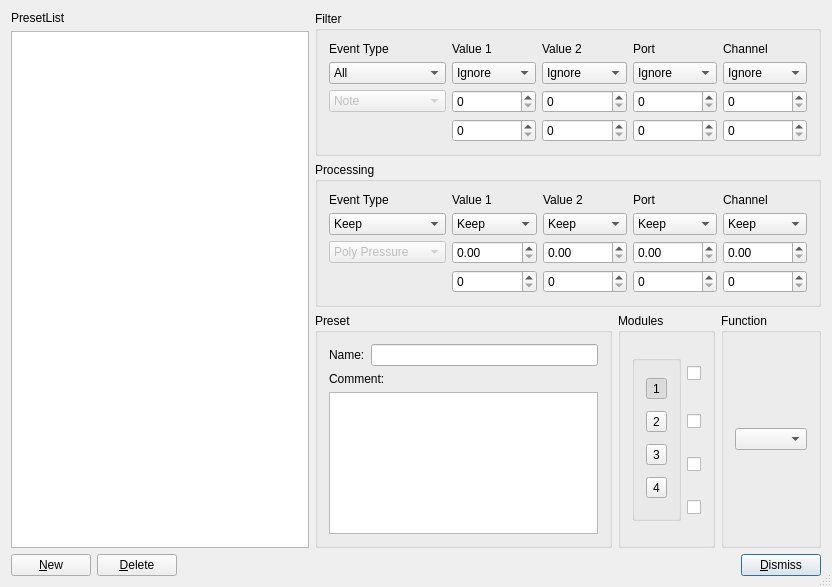
<?xml version="1.0" encoding="UTF-8"?>
<ui version="4.0">
 <class>MidiInputTransformDialogBase</class>
 <widget class="QDialog" name="MidiInputTransformDialogBase">
  <property name="geometry">
   <rect>
    <x>0</x>
    <y>0</y>
    <width>832</width>
    <height>587</height>
   </rect>
  </property>
  <property name="windowTitle">
   <string>MusE: Midi Input Transformator</string>
  </property>
  <property name="sizeGripEnabled">
   <bool>true</bool>
  </property>
  <layout class="QGridLayout">
   <property name="margin">
    <number>11</number>
   </property>
   <property name="spacing">
    <number>6</number>
   </property>
   <item row="0" column="1" colspan="3">
    <widget class="QGroupBox" name="GroupBox3">
     <property name="title">
      <string>Filter</string>
     </property>
     <layout class="QGridLayout">
      <property name="margin">
       <number>11</number>
      </property>
      <property name="spacing">
       <number>6</number>
      </property>
      <item row="1" column="0">
       <widget class="QComboBox" name="selEventOp">
        <item>
         <property name="text">
          <string>All</string>
         </property>
        </item>
        <item>
         <property name="text">
          <string>Equal</string>
         </property>
        </item>
        <item>
         <property name="text">
          <string>Unequal</string>
         </property>
        </item>
       </widget>
      </item>
      <item row="2" column="0">
       <widget class="QComboBox" name="selType">
        <property name="enabled">
         <bool>false</bool>
        </property>
        <item>
         <property name="text">
          <string>Note</string>
         </property>
        </item>
        <item>
         <property name="text">
          <string>Poly Pressure</string>
         </property>
        </item>
        <item>
         <property name="text">
          <string>Control Change</string>
         </property>
        </item>
        <item>
         <property name="text">
          <string>Aftertouch</string>
         </property>
        </item>
        <item>
         <property name="text">
          <string>Pitch Bend</string>
         </property>
        </item>
        <item>
         <property name="text">
          <string>NRPN</string>
         </property>
        </item>
        <item>
         <property name="text">
          <string>RPN</string>
         </property>
        </item>
       </widget>
      </item>
      <item row="0" column="2">
       <widget class="QLabel" name="TextLabel3">
        <property name="text">
         <string>Value 2</string>
        </property>
        <property name="wordWrap">
         <bool>false</bool>
        </property>
       </widget>
      </item>
      <item row="0" column="1">
       <widget class="QLabel" name="TextLabel2">
        <property name="text">
         <string>Value 1</string>
        </property>
        <property name="wordWrap">
         <bool>false</bool>
        </property>
       </widget>
      </item>
      <item row="0" column="0">
       <widget class="QLabel" name="TextLabel1">
        <property name="text">
         <string>Event Type</string>
        </property>
        <property name="wordWrap">
         <bool>false</bool>
        </property>
       </widget>
      </item>
      <item row="1" column="1">
       <widget class="QComboBox" name="selVal1Op">
        <item>
         <property name="text">
          <string>Ignore</string>
         </property>
        </item>
        <item>
         <property name="text">
          <string>Equal</string>
         </property>
        </item>
        <item>
         <property name="text">
          <string>Unequal</string>
         </property>
        </item>
        <item>
         <property name="text">
          <string>Higher</string>
         </property>
        </item>
        <item>
         <property name="text">
          <string>Lower</string>
         </property>
        </item>
        <item>
         <property name="text">
          <string>Inside</string>
         </property>
        </item>
        <item>
         <property name="text">
          <string>Outside</string>
         </property>
        </item>
       </widget>
      </item>
      <item row="3" column="1">
       <widget class="QSpinBox" name="selVal1b">
        <property name="maximum">
         <number>127</number>
        </property>
       </widget>
      </item>
      <item row="3" column="2">
       <widget class="QSpinBox" name="selVal2b">
        <property name="maximum">
         <number>127</number>
        </property>
       </widget>
      </item>
      <item row="2" column="1">
       <widget class="QSpinBox" name="selVal1a">
        <property name="maximum">
         <number>127</number>
        </property>
       </widget>
      </item>
      <item row="1" column="2">
       <widget class="QComboBox" name="selVal2Op">
        <item>
         <property name="text">
          <string>Ignore</string>
         </property>
        </item>
        <item>
         <property name="text">
          <string>Equal</string>
         </property>
        </item>
        <item>
         <property name="text">
          <string>Unequal</string>
         </property>
        </item>
        <item>
         <property name="text">
          <string>Higher</string>
         </property>
        </item>
        <item>
         <property name="text">
          <string>Lower</string>
         </property>
        </item>
        <item>
         <property name="text">
          <string>Inside</string>
         </property>
        </item>
        <item>
         <property name="text">
          <string>Outside</string>
         </property>
        </item>
       </widget>
      </item>
      <item row="1" column="3">
       <widget class="QComboBox" name="selPortOp">
        <item>
         <property name="text">
          <string>Ignore</string>
         </property>
        </item>
        <item>
         <property name="text">
          <string>Equal</string>
         </property>
        </item>
        <item>
         <property name="text">
          <string>Unequal</string>
         </property>
        </item>
        <item>
         <property name="text">
          <string>Higher</string>
         </property>
        </item>
        <item>
         <property name="text">
          <string>Lower</string>
         </property>
        </item>
        <item>
         <property name="text">
          <string>Inside</string>
         </property>
        </item>
        <item>
         <property name="text">
          <string>Outside</string>
         </property>
        </item>
       </widget>
      </item>
      <item row="1" column="4">
       <widget class="QComboBox" name="selChannelOp">
        <item>
         <property name="text">
          <string>Ignore</string>
         </property>
        </item>
        <item>
         <property name="text">
          <string>Equal</string>
         </property>
        </item>
        <item>
         <property name="text">
          <string>Unequal</string>
         </property>
        </item>
        <item>
         <property name="text">
          <string>Higher</string>
         </property>
        </item>
        <item>
         <property name="text">
          <string>Lower</string>
         </property>
        </item>
        <item>
         <property name="text">
          <string>Inside</string>
         </property>
        </item>
        <item>
         <property name="text">
          <string>Outside</string>
         </property>
        </item>
       </widget>
      </item>
      <item row="0" column="4">
       <widget class="QLabel" name="TextLabel2_2">
        <property name="text">
         <string>Channel</string>
        </property>
        <property name="wordWrap">
         <bool>false</bool>
        </property>
       </widget>
      </item>
      <item row="0" column="3">
       <widget class="QLabel" name="TextLabel1_3">
        <property name="text">
         <string>Port</string>
        </property>
        <property name="wordWrap">
         <bool>false</bool>
        </property>
       </widget>
      </item>
      <item row="2" column="2">
       <widget class="QSpinBox" name="selVal2a">
        <property name="maximum">
         <number>127</number>
        </property>
       </widget>
      </item>
      <item row="2" column="4">
       <widget class="QSpinBox" name="selChannelVala">
        <property name="maximum">
         <number>127</number>
        </property>
       </widget>
      </item>
      <item row="2" column="3">
       <widget class="QSpinBox" name="selPortVala">
        <property name="maximum">
         <number>127</number>
        </property>
       </widget>
      </item>
      <item row="3" column="4">
       <widget class="QSpinBox" name="selChannelValb">
        <property name="maximum">
         <number>127</number>
        </property>
       </widget>
      </item>
      <item row="3" column="3">
       <widget class="QSpinBox" name="selPortValb">
        <property name="maximum">
         <number>127</number>
        </property>
       </widget>
      </item>
     </layout>
    </widget>
   </item>
   <item row="1" column="1" colspan="3">
    <widget class="QGroupBox" name="GroupBox5">
     <property name="title">
      <string>Processing</string>
     </property>
     <layout class="QGridLayout">
      <property name="margin">
       <number>11</number>
      </property>
      <property name="spacing">
       <number>6</number>
      </property>
      <item row="0" column="0">
       <widget class="QLabel" name="TextLabel5">
        <property name="text">
         <string>Event Type</string>
        </property>
        <property name="wordWrap">
         <bool>false</bool>
        </property>
       </widget>
      </item>
      <item row="1" column="0">
       <widget class="QComboBox" name="procEventOp">
        <item>
         <property name="text">
          <string>Keep</string>
         </property>
        </item>
        <item>
         <property name="text">
          <string>Fix</string>
         </property>
        </item>
       </widget>
      </item>
      <item row="2" column="0">
       <widget class="QComboBox" name="procType">
        <property name="enabled">
         <bool>false</bool>
        </property>
        <item>
         <property name="text">
          <string>Poly Pressure</string>
         </property>
        </item>
        <item>
         <property name="text">
          <string>Control Change</string>
         </property>
        </item>
        <item>
         <property name="text">
          <string>Aftertouch</string>
         </property>
        </item>
        <item>
         <property name="text">
          <string>Pitch Bend</string>
         </property>
        </item>
        <item>
         <property name="text">
          <string>NRPN</string>
         </property>
        </item>
        <item>
         <property name="text">
          <string>RPN</string>
         </property>
        </item>
       </widget>
      </item>
      <item row="1" column="1">
       <widget class="QComboBox" name="procVal1Op">
        <item>
         <property name="text">
          <string>Keep</string>
         </property>
        </item>
        <item>
         <property name="text">
          <string>Plus</string>
         </property>
        </item>
        <item>
         <property name="text">
          <string>Minus</string>
         </property>
        </item>
        <item>
         <property name="text">
          <string>Multiply</string>
         </property>
        </item>
        <item>
         <property name="text">
          <string>Divide</string>
         </property>
        </item>
        <item>
         <property name="text">
          <string>Fix</string>
         </property>
        </item>
        <item>
         <property name="text">
          <string>Value 2</string>
         </property>
        </item>
        <item>
         <property name="text">
          <string>Invert</string>
         </property>
        </item>
        <item>
         <property name="text">
          <string>ScaleMap</string>
         </property>
        </item>
        <item>
         <property name="text">
          <string>Flip</string>
         </property>
        </item>
        <item>
         <property name="text">
          <string>Dyn</string>
         </property>
        </item>
        <item>
         <property name="text">
          <string>Random</string>
         </property>
        </item>
       </widget>
      </item>
      <item row="0" column="1">
       <widget class="QLabel" name="TextLabel6">
        <property name="text">
         <string>Value 1</string>
        </property>
        <property name="wordWrap">
         <bool>false</bool>
        </property>
       </widget>
      </item>
      <item row="0" column="2">
       <widget class="QLabel" name="TextLabel7">
        <property name="text">
         <string>Value 2</string>
        </property>
        <property name="wordWrap">
         <bool>false</bool>
        </property>
       </widget>
      </item>
      <item row="3" column="1">
       <widget class="QSpinBox" name="procVal1b">
        <property name="maximum">
         <number>9999</number>
        </property>
       </widget>
      </item>
      <item row="3" column="2">
       <widget class="QSpinBox" name="procVal2b">
        <property name="maximum">
         <number>9999</number>
        </property>
       </widget>
      </item>
      <item row="2" column="1">
       <widget class="SpinBoxFP" name="procVal1a">
         <property name="maximum" stdset="0">
         <number>99999999</number>
        </property>
       </widget>
      </item>
      <item row="3" column="4">
       <widget class="QSpinBox" name="procChannelValb">
        <property name="maximum">
         <number>127</number>
        </property>
       </widget>
      </item>
      <item row="3" column="3">
       <widget class="QSpinBox" name="procPortValb">
        <property name="maximum">
         <number>127</number>
        </property>
       </widget>
      </item>
      <item row="0" column="3">
       <widget class="QLabel" name="TextLabel1_3_2">
        <property name="text">
         <string>Port</string>
        </property>
        <property name="wordWrap">
         <bool>false</bool>
        </property>
       </widget>
      </item>
      <item row="1" column="2">
       <widget class="QComboBox" name="procVal2Op">
        <item>
         <property name="text">
          <string>Keep</string>
         </property>
        </item>
        <item>
         <property name="text">
          <string>Plus</string>
         </property>
        </item>
        <item>
         <property name="text">
          <string>Minus</string>
         </property>
        </item>
        <item>
         <property name="text">
          <string>Multiply</string>
         </property>
        </item>
        <item>
         <property name="text">
          <string>Divide</string>
         </property>
        </item>
        <item>
         <property name="text">
          <string>Fix</string>
         </property>
        </item>
        <item>
         <property name="text">
          <string>Value 1</string>
         </property>
        </item>
        <item>
         <property name="text">
          <string>Invert</string>
         </property>
        </item>
        <item>
         <property name="text">
          <string>Dyn</string>
         </property>
        </item>
        <item>
         <property name="text">
          <string>Random</string>
         </property>
        </item>
       </widget>
      </item>
      <item row="1" column="4">
       <widget class="QComboBox" name="procChannelOp">
        <item>
         <property name="text">
          <string>Keep</string>
         </property>
        </item>
        <item>
         <property name="text">
          <string>Plus</string>
         </property>
        </item>
        <item>
         <property name="text">
          <string>Minus</string>
         </property>
        </item>
        <item>
         <property name="text">
          <string>Multiply</string>
         </property>
        </item>
        <item>
         <property name="text">
          <string>Divide</string>
         </property>
        </item>
        <item>
         <property name="text">
          <string>Fix</string>
         </property>
        </item>
        <item>
         <property name="text">
          <string>Value 1</string>
         </property>
        </item>
        <item>
         <property name="text">
          <string>Invert</string>
         </property>
        </item>
        <item>
         <property name="text">
          <string>Dyn</string>
         </property>
        </item>
        <item>
         <property name="text">
          <string>Random</string>
         </property>
        </item>
       </widget>
      </item>
      <item row="1" column="3">
       <widget class="QComboBox" name="procPortOp">
        <item>
         <property name="text">
          <string>Keep</string>
         </property>
        </item>
        <item>
         <property name="text">
          <string>Plus</string>
         </property>
        </item>
        <item>
         <property name="text">
          <string>Minus</string>
         </property>
        </item>
        <item>
         <property name="text">
          <string>Multiply</string>
         </property>
        </item>
        <item>
         <property name="text">
          <string>Divide</string>
         </property>
        </item>
        <item>
         <property name="text">
          <string>Fix</string>
         </property>
        </item>
        <item>
         <property name="text">
          <string>Value 1</string>
         </property>
        </item>
        <item>
         <property name="text">
          <string>Invert</string>
         </property>
        </item>
        <item>
         <property name="text">
          <string>Dyn</string>
         </property>
        </item>
        <item>
         <property name="text">
          <string>Random</string>
         </property>
        </item>
       </widget>
      </item>
      <item row="0" column="4">
       <widget class="QLabel" name="TextLabel2_2_2">
        <property name="text">
         <string>Channel</string>
        </property>
        <property name="wordWrap">
         <bool>false</bool>
        </property>
       </widget>
      </item>
      <item row="2" column="2">
        <widget class="SpinBoxFP" name="procVal2a">
          <property name="maximum" stdset="0">
         <number>99999999</number>
        </property>
       </widget>
      </item>
      <item row="2" column="3">
        <widget class="SpinBoxFP" name="procPortVala">
          <property name="maximum" stdset="0">
         <number>99999999</number>
        </property>
       </widget>
      </item>
      <item row="2" column="4">
        <widget class="SpinBoxFP" name="procChannelVala">
          <property name="maximum" stdset="0">
         <number>99999999</number>
        </property>
       </widget>
      </item>
     </layout>
    </widget>
   </item>
   <item row="2" column="2">
    <widget class="QGroupBox" name="GroupBox5_2">
     <property name="sizePolicy">
      <sizepolicy hsizetype="Maximum" vsizetype="Preferred">
       <horstretch>0</horstretch>
       <verstretch>0</verstretch>
      </sizepolicy>
     </property>
     <property name="title">
      <string>Modules</string>
     </property>
     <layout class="QGridLayout">
      <property name="margin">
       <number>11</number>
      </property>
      <property name="spacing">
       <number>6</number>
      </property>
      <item row="0" column="0" rowspan="4">
       <widget class="QGroupBox" name="modulBox">
        <property name="sizePolicy">
         <sizepolicy hsizetype="Preferred" vsizetype="Expanding">
          <horstretch>0</horstretch>
          <verstretch>0</verstretch>
         </sizepolicy>
        </property>
        <property name="title">
         <string/>
        </property>
        <property name="flat">
         <bool>true</bool>
        </property>
        <property name="lineWidth" stdset="0">
         <number>0</number>
        </property>
        <property name="exclusive" stdset="0">
         <bool>true</bool>
        </property>
        <layout class="QVBoxLayout">
         <item>
          <widget class="QToolButton" name="modul1select">
           <property name="text">
            <string>1</string>
           </property>
           <property name="checkable">
            <bool>true</bool>
           </property>
           <property name="checked">
            <bool>true</bool>
           </property>
          </widget>
         </item>
         <item>
          <widget class="QToolButton" name="modul2select">
           <property name="text">
            <string>2</string>
           </property>
           <property name="checkable">
            <bool>true</bool>
           </property>
          </widget>
         </item>
         <item>
          <widget class="QToolButton" name="modul3select">
           <property name="text">
            <string>3</string>
           </property>
           <property name="checkable">
            <bool>true</bool>
           </property>
          </widget>
         </item>
         <item>
          <widget class="QToolButton" name="modul4select">
           <property name="text">
            <string>4</string>
           </property>
           <property name="checkable">
            <bool>true</bool>
           </property>
          </widget>
         </item>
        </layout>
       </widget>
      </item>
      <item row="0" column="1">
       <widget class="QCheckBox" name="modul1enable">
        <property name="sizePolicy">
         <sizepolicy hsizetype="Maximum" vsizetype="Fixed">
          <horstretch>0</horstretch>
          <verstretch>0</verstretch>
         </sizepolicy>
        </property>
        <property name="toolTip">
         <string>enable modul 1</string>
        </property>
        <property name="text">
         <string/>
        </property>
       </widget>
      </item>
      <item row="1" column="1">
       <widget class="QCheckBox" name="modul2enable">
        <property name="sizePolicy">
         <sizepolicy hsizetype="Maximum" vsizetype="Fixed">
          <horstretch>0</horstretch>
          <verstretch>0</verstretch>
         </sizepolicy>
        </property>
        <property name="toolTip">
         <string>enable modul 2</string>
        </property>
        <property name="text">
         <string/>
        </property>
       </widget>
      </item>
      <item row="2" column="1">
       <widget class="QCheckBox" name="modul3enable">
        <property name="sizePolicy">
         <sizepolicy hsizetype="Maximum" vsizetype="Fixed">
          <horstretch>0</horstretch>
          <verstretch>0</verstretch>
         </sizepolicy>
        </property>
        <property name="toolTip">
         <string>enable modul 3</string>
        </property>
        <property name="text">
         <string/>
        </property>
       </widget>
      </item>
      <item row="3" column="1">
       <widget class="QCheckBox" name="modul4enable">
        <property name="sizePolicy">
         <sizepolicy hsizetype="Maximum" vsizetype="Fixed">
          <horstretch>0</horstretch>
          <verstretch>0</verstretch>
         </sizepolicy>
        </property>
        <property name="toolTip">
         <string>enable modul 4</string>
        </property>
        <property name="text">
         <string/>
        </property>
       </widget>
      </item>
     </layout>
    </widget>
   </item>
   <item row="2" column="1">
    <widget class="QGroupBox" name="GroupBox6_2">
     <property name="sizePolicy">
      <sizepolicy hsizetype="MinimumExpanding" vsizetype="Preferred">
       <horstretch>0</horstretch>
       <verstretch>0</verstretch>
      </sizepolicy>
     </property>
     <property name="title">
      <string>Preset</string>
     </property>
     <layout class="QVBoxLayout">
      <property name="spacing">
       <number>6</number>
      </property>
      <property name="margin">
       <number>11</number>
      </property>
      <item>
       <layout class="QHBoxLayout">
        <property name="spacing">
         <number>6</number>
        </property>
        <property name="margin">
         <number>0</number>
        </property>
        <item>
         <widget class="QLabel" name="TextLabel13_2">
          <property name="text">
           <string>Name:</string>
          </property>
          <property name="wordWrap">
           <bool>false</bool>
          </property>
         </widget>
        </item>
        <item>
         <widget class="QLineEdit" name="nameEntry">
          <property name="sizePolicy">
           <sizepolicy hsizetype="MinimumExpanding" vsizetype="Fixed">
            <horstretch>0</horstretch>
            <verstretch>0</verstretch>
           </sizepolicy>
          </property>
         </widget>
        </item>
       </layout>
      </item>
      <item>
       <widget class="QLabel" name="TextLabel14_2">
        <property name="text">
         <string>Comment:</string>
        </property>
        <property name="wordWrap">
         <bool>false</bool>
        </property>
       </widget>
      </item>
      <item>
       <widget class="QTextEdit" name="commentEntry">
        <property name="sizePolicy">
         <sizepolicy hsizetype="Minimum" vsizetype="Expanding">
          <horstretch>0</horstretch>
          <verstretch>0</verstretch>
         </sizepolicy>
        </property>
       </widget>
      </item>
     </layout>
    </widget>
   </item>
   <item row="2" column="3">
    <widget class="QGroupBox" name="GroupBox7_2">
     <property name="sizePolicy">
      <sizepolicy hsizetype="Maximum" vsizetype="Preferred">
       <horstretch>0</horstretch>
       <verstretch>0</verstretch>
      </sizepolicy>
     </property>
     <property name="title">
      <string>Function</string>
     </property>
     <layout class="QVBoxLayout">
      <property name="spacing">
       <number>6</number>
      </property>
      <property name="margin">
       <number>11</number>
      </property>
      <item>
       <widget class="QComboBox" name="funcOp"/>
      </item>
     </layout>
    </widget>
   </item>
   <item row="3" column="0" colspan="4">
    <layout class="QHBoxLayout">
     <property name="spacing">
      <number>6</number>
     </property>
     <property name="margin">
      <number>0</number>
     </property>
     <item>
      <widget class="QPushButton" name="buttonNew">
       <property name="toolTip">
        <string>create new preset</string>
       </property>
       <property name="text">
        <string>&amp;New</string>
       </property>
       <property name="autoDefault">
        <bool>true</bool>
       </property>
      </widget>
     </item>
     <item>
      <widget class="QPushButton" name="buttonDelete">
       <property name="toolTip">
        <string>delete preset</string>
       </property>
       <property name="text">
        <string>&amp;Delete</string>
       </property>
       <property name="autoDefault">
        <bool>true</bool>
       </property>
      </widget>
     </item>
     <item>
      <spacer name="Horizontal Spacing2">
       <property name="orientation">
        <enum>Qt::Horizontal</enum>
       </property>
       <property name="sizeType">
        <enum>QSizePolicy::Expanding</enum>
       </property>
       <property name="sizeHint" stdset="0">
        <size>
         <width>20</width>
         <height>20</height>
        </size>
       </property>
      </spacer>
     </item>
     <item>
      <widget class="QPushButton" name="buttonOk">
       <property name="text">
        <string>&amp;Dismiss</string>
       </property>
       <property name="autoDefault">
        <bool>true</bool>
       </property>
       <property name="default">
        <bool>true</bool>
       </property>
      </widget>
     </item>
    </layout>
   </item>
   <item row="0" column="0" rowspan="3">
    <layout class="QVBoxLayout">
     <property name="spacing">
      <number>6</number>
     </property>
     <property name="margin">
      <number>0</number>
     </property>
     <item>
      <widget class="QLabel" name="TextLabel1_2">
       <property name="text">
        <string>PresetList</string>
       </property>
       <property name="wordWrap">
        <bool>false</bool>
       </property>
      </widget>
     </item>
     <item>
      <widget class="QListWidget" name="presetList">
       <property name="sizePolicy">
        <sizepolicy hsizetype="MinimumExpanding" vsizetype="MinimumExpanding">
         <horstretch>0</horstretch>
         <verstretch>0</verstretch>
        </sizepolicy>
       </property>
      </widget>
     </item>
    </layout>
   </item>
  </layout>
 </widget>
 <layoutdefault spacing="6" margin="11"/>
 <customwidgets>
   <customwidget>
     <class>SpinBoxFP</class>
     <extends>QDoubleSpinBox</extends>
     <header>spinboxFP.h</header>
   </customwidget>
 </customwidgets>
 <tabstops>
  <tabstop>selEventOp</tabstop>
  <tabstop>selType</tabstop>
  <tabstop>selVal1Op</tabstop>
  <tabstop>selVal1a</tabstop>
  <tabstop>selVal1b</tabstop>
  <tabstop>selVal2Op</tabstop>
  <tabstop>selVal2a</tabstop>
  <tabstop>selVal2b</tabstop>
  <tabstop>selPortOp</tabstop>
  <tabstop>selPortVala</tabstop>
  <tabstop>selPortValb</tabstop>
  <tabstop>selChannelOp</tabstop>
  <tabstop>selChannelVala</tabstop>
  <tabstop>selChannelValb</tabstop>
  <tabstop>procEventOp</tabstop>
  <tabstop>procType</tabstop>
  <tabstop>procVal1Op</tabstop>
  <tabstop>procVal1b</tabstop>
  <tabstop>procVal2Op</tabstop>
  <tabstop>procVal2b</tabstop>
  <tabstop>procPortOp</tabstop>
  <tabstop>procPortValb</tabstop>
  <tabstop>procChannelOp</tabstop>
  <tabstop>procChannelValb</tabstop>
  <tabstop>modul1enable</tabstop>
  <tabstop>modul2enable</tabstop>
  <tabstop>modul3enable</tabstop>
  <tabstop>modul4enable</tabstop>
  <tabstop>funcOp</tabstop>
  <tabstop>nameEntry</tabstop>
  <tabstop>commentEntry</tabstop>
  <tabstop>presetList</tabstop>
  <tabstop>buttonNew</tabstop>
  <tabstop>buttonDelete</tabstop>
  <tabstop>buttonOk</tabstop>
 </tabstops>
 <resources/>
 <connections>
  <connection>
   <sender>buttonOk</sender>
   <signal>clicked()</signal>
   <receiver>MidiInputTransformDialogBase</receiver>
   <slot>accept()</slot>
   <hints>
    <hint type="sourcelabel">
     <x>20</x>
     <y>20</y>
    </hint>
    <hint type="destinationlabel">
     <x>20</x>
     <y>20</y>
    </hint>
   </hints>
  </connection>
 </connections>
</ui>
